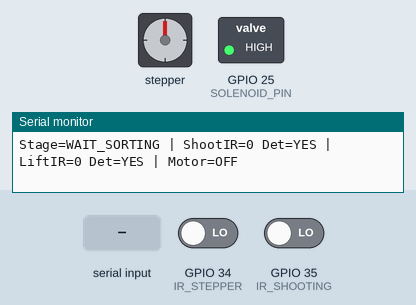
Simulated run of this sketch. Board: ESP32. Parts: stepper motor, switched loads named in the sketch (green lamp = pin HIGH), the last lines printed to the serial monitor. Wiring (inferred from the names in the program): stepper motor driver (1440 steps per turn assumed): step GPIO 26; direction GPIO 27; enable GPIO 14. The inputs (shaded band) are chosen by the test bench; at power-on: GPIO 34 (IR_STEPPER) LOW, GPIO 35 (IR_SHOOTING) LOW. Pins used as bus, display or sensor lines are not drawn.

Above: at 1.9 s.
2.0 s: "START_SHOOTING\n" received over Serial
At 3.54 s:
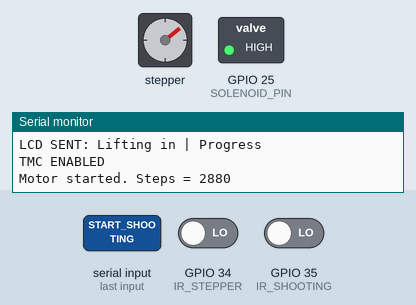
5.0 s: "START_SORTING\n" received over the second serial link
At 5.0 s:
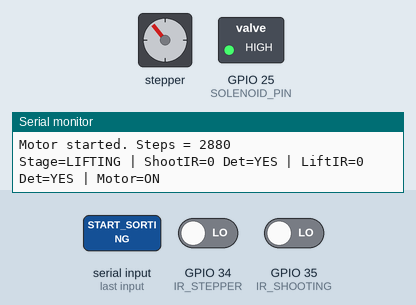
6.5 s: "START_LIFTING\n" received over Serial
At 7.27 s:
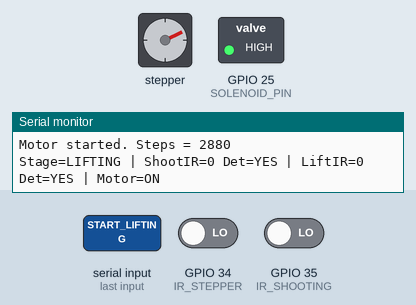
9.5 s: "START_SHOOTING\n" received over the second serial link
At 10.4 s:
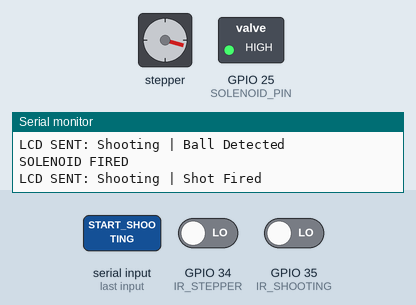
12.5 s: "TEST_SHOOT\n" received over Serial
At 13.14 s:
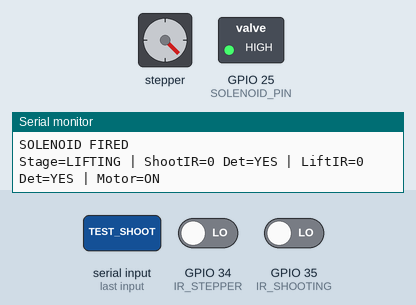
Timing chart, 0 to 16.5 s (numbered marks = the images above; inputs shaded):
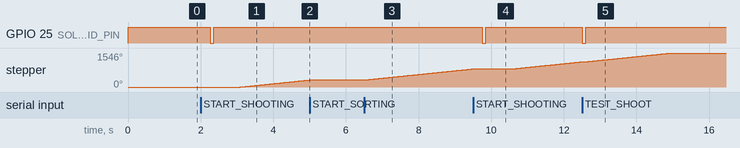

Measured:
- after the input at 2.0 s, GPIO 25 (SOLENOID_PIN): HIGH → LOW after 0.26 s, → HIGH 0.10 s later; stepper: keeps turning clockwise at about 169°/s, starting after 1.1 s
- after the input at 5.0 s, stepper: stops changing and stays 322°
- after the input at 6.5 s, stepper: keeps turning clockwise at about 169°/s, starting at once
- after the input at 9.5 s, GPIO 25 (SOLENOID_PIN): HIGH → LOW after 0.26 s, → HIGH 0.10 s later
- after the input at 12.5 s, GPIO 25 (SOLENOID_PIN): HIGH → LOW at once, → HIGH 0.10 s later

The sketch:

ESP1SHOOT.ino
```cpp
#define STEP_PIN 26
#define DIR_PIN 27
#define EN_PIN 14
#define IR_STEPPER 34
#define IR_SHOOTING 35
#define SOLENOID_PIN 25

#define UART_RX_PIN 16
#define UART_TX_PIN 17
#define UART_BAUD 9600

#define STEPS_PER_REV 1440
#define NUMBER_OF_TURNS 2
#define STEP_DELAY_US 600
#define SOLENOID_ON_MS 100

#define SOLENOID_OFF HIGH
#define SOLENOID_ON LOW

enum Stage { WAIT_SORTING, SHOOTING, LIFTING };
Stage stage = WAIT_SORTING;

String uartBuffer = "";
String usbBuffer = "";

bool motorRunning = false;
bool lastStepperDetect = false;
bool lastShootingDetect = false;
bool shootArmed = true;
bool liftArmed = true;

long stepsRemaining = 0;
unsigned long lastDebugPrint = 0;

void setup() {
  Serial.begin(115200);
  Serial2.begin(UART_BAUD, SERIAL_8N1, UART_RX_PIN, UART_TX_PIN);

  pinMode(STEP_PIN, OUTPUT);
  pinMode(DIR_PIN, OUTPUT);
  pinMode(EN_PIN, OUTPUT);
  pinMode(IR_STEPPER, INPUT);
  pinMode(IR_SHOOTING, INPUT);
  pinMode(SOLENOID_PIN, OUTPUT);

  digitalWrite(STEP_PIN, LOW);
  digitalWrite(DIR_PIN, HIGH);
  digitalWrite(SOLENOID_PIN, SOLENOID_OFF);
  disableMotor();

  delay(700);

  Serial.println("ESP1 READY: SORTING -> SHOOTING -> LIFTING");
  Serial.println("USB commands: TEST_SHOOT, TEST_LIFT, START_SHOOTING, START_LIFTING");

  Serial2.println("ESP1_READY");
}

void loop() {
  handleUART();
  handleUSBSerial();

  bool shootingDetected = digitalRead(IR_SHOOTING) == LOW;
  bool stepperDetected = digitalRead(IR_STEPPER) == LOW;

  debugPrint(shootingDetected, stepperDetected);

  if (stage == SHOOTING) {
    if (shootingDetected && !lastShootingDetect && shootArmed) {
      shootArmed = false;
      sendLCD("Shooting", "Ball Detected");
      delay(250);
      fireSolenoid();
      sendLCD("Shooting", "Shot Fired");
      delay(700);
      stage = LIFTING;
      liftArmed = true;
      lastStepperDetect = false;
      sendLCD("Lifting", "Waiting for Ball");
      Serial2.println("START_LIFTING");
    }

    if (!shootingDetected) shootArmed = true;

    lastShootingDetect = shootingDetected;
    lastStepperDetect = false;
  }

  else if (stage == LIFTING) {
    if (stepperDetected && !lastStepperDetect && liftArmed && !motorRunning) {
      liftArmed = false;
      Serial2.println("BALL_BEING_LIFTED");
      sendLCD("Lifting in", "Progress");
      startMotor();
    }

    if (!stepperDetected && !motorRunning) liftArmed = true;

    lastStepperDetect = stepperDetected;
    lastShootingDetect = false;
  }

  else {
    lastShootingDetect = false;
    lastStepperDetect = false;
  }

  if (motorRunning) {
    if (stepsRemaining > 0) {
      doStep();
      stepsRemaining--;
    } else {
      disableMotor();
      motorRunning = false;
      Serial2.println("LIFT_DONE");
      Serial2.println("BLINK:Ball Successfully|Lifted");
      blinkLCDCommand("Ball Successfully", "Lifted", 5);
      delay(300);
      stage = WAIT_SORTING;
      Serial2.println("START_SORTING");
    }
    return;
  }
}

void fireSolenoid() {
  digitalWrite(SOLENOID_PIN, SOLENOID_ON);
  delay(SOLENOID_ON_MS);
  digitalWrite(SOLENOID_PIN, SOLENOID_OFF);
  Serial.println("SOLENOID FIRED");
}

void startMotor() {
  digitalWrite(DIR_PIN, HIGH);
  enableMotor();
  delay(5);
  stepsRemaining = (long)NUMBER_OF_TURNS * STEPS_PER_REV;
  motorRunning = true;
  Serial.print("Motor started. Steps = ");
  Serial.println(stepsRemaining);
}

void doStep() {
  digitalWrite(STEP_PIN, HIGH);
  delayMicroseconds(STEP_DELAY_US);
  digitalWrite(STEP_PIN, LOW);
  delayMicroseconds(STEP_DELAY_US);
}

void enableMotor() {
  digitalWrite(EN_PIN, LOW);
  Serial.println("TMC ENABLED");
}

void disableMotor() {
  digitalWrite(EN_PIN, HIGH);
  Serial.println("TMC DISABLED");
}

void sendLCD(String line1, String line2) {
  Serial2.print("LCD:");
  Serial2.print(line1);
  Serial2.print("|");
  Serial2.println(line2);
  Serial.print("LCD SENT: ");
  Serial.print(line1);
  Serial.print(" | ");
  Serial.println(line2);
}

void blinkLCDCommand(String line1, String line2, int times) {
  for (int i = 0; i < times; i++) {
    sendLCD(line1, line2);
    delay(220);
    sendLCD("", "");
    delay(220);
  }
  sendLCD(line1, line2);
}

void handleUART() {
  while (Serial2.available()) {
    char ch = Serial2.read();
    if (ch == '\n' || ch == '\r') {
      if (uartBuffer.length() > 0) {
        uartBuffer.trim();
        processCommand(uartBuffer, "TXRX");
        uartBuffer = "";
      }
    } else {
      uartBuffer += ch;
      if (uartBuffer.length() > 90) uartBuffer = "";
    }
  }
}

void handleUSBSerial() {
  while (Serial.available()) {
    char ch = Serial.read();
    if (ch == '\n' || ch == '\r') {
      if (usbBuffer.length() > 0) {
        usbBuffer.trim();
        processCommand(usbBuffer, "USB");
        usbBuffer = "";
      }
    } else {
      usbBuffer += ch;
      if (usbBuffer.length() > 90) usbBuffer = "";
    }
  }
}

void processCommand(String cmd, String source) {
  cmd.trim();
  cmd.toUpperCase();

  Serial.print(source);
  Serial.print(" CMD: ");
  Serial.println(cmd);

  if (cmd == "START_SHOOTING") {
    stage = SHOOTING;
    motorRunning = false;
    shootArmed = true;
    liftArmed = false;
    lastShootingDetect = false;
    lastStepperDetect = false;
    sendLCD("Shooting", "Waiting for Ball");
  }

  else if (cmd == "START_LIFTING") {
    stage = LIFTING;
    motorRunning = false;
    shootArmed = false;
    liftArmed = true;
    lastShootingDetect = false;
    lastStepperDetect = false;
    sendLCD("Lifting", "Waiting for Ball");
  }

  else if (cmd == "START_SORTING") {
    stage = WAIT_SORTING;
    motorRunning = false;
    shootArmed = false;
    liftArmed = false;
  }

  else if (cmd == "TEST_SHOOT") {
    sendLCD("Shooting", "Test Shot");
    fireSolenoid();
  }

  else if (cmd == "TEST_LIFT") {
    stage = LIFTING;
    sendLCD("Lifting in", "Progress");
    startMotor();
  }
}

void debugPrint(bool shootingDetected, bool stepperDetected) {
  if (millis() - lastDebugPrint >= 1000) {
    lastDebugPrint = millis();

    Serial.print("Stage=");
    if (stage == WAIT_SORTING) Serial.print("WAIT_SORTING");
    else if (stage == SHOOTING) Serial.print("SHOOTING");
    else Serial.print("LIFTING");

    Serial.print(" | ShootIR=");
    Serial.print(digitalRead(IR_SHOOTING));
    Serial.print(" Det=");
    Serial.print(shootingDetected ? "YES" : "NO");

    Serial.print(" | LiftIR=");
    Serial.print(digitalRead(IR_STEPPER));
    Serial.print(" Det=");
    Serial.print(stepperDetected ? "YES" : "NO");

    Serial.print(" | Motor=");
    Serial.println(motorRunning ? "ON" : "OFF");
  }
}
```
